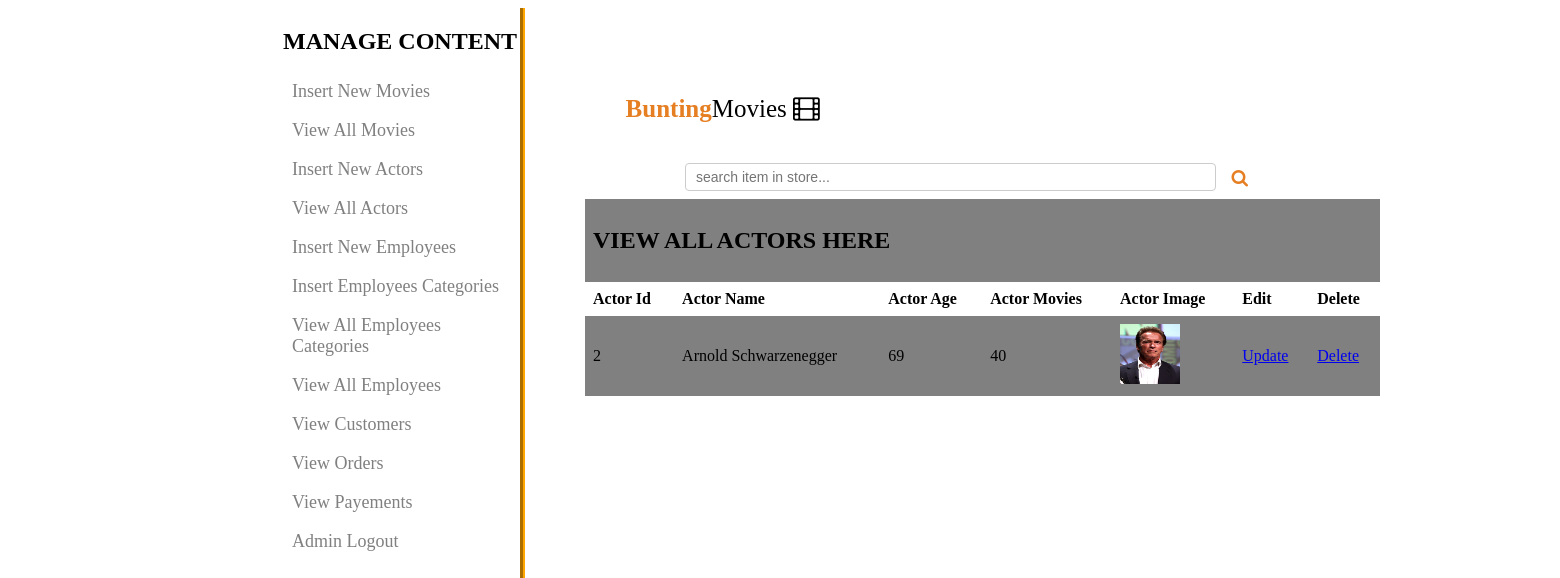
The app's page /admin/admin.php?view_actors (signed in) with its own data.
### tables this page shows
CREATE TABLE IF NOT EXISTS `actor` (
  `actor_id` int(11) NOT NULL AUTO_INCREMENT,
  `actor_name` varchar(50) NOT NULL,
  `actor_age` int(11) NOT NULL,
  `actor_movieNumber` int(11) NOT NULL,
  `actor_img` varchar(1000) NOT NULL,
  PRIMARY KEY (`actor_id`)
);

### admin/view_actors.php (the view, shortened to what this page needs)
<?php
if(!isset($_SESSION['username']))
{
echo "<script>window.open('index.php?not_admin=You are not an Admin','_self')</script>";
}
else
{
?>
<div class="menubar">
    <div class="search-container" style="margin-left:200px;">
                <form method="get" action="admin.php"  >
                        <input type="text" name="search3" placeholder="search item in store..."></input>
                        <button type="submit" name="btnSearch3" class="search-button"><i class="fa fa-search fa-lg" aria-hidden="true"></i></button>
                    </form>
    </div>
    </div>
<table width="795" align="center" bgcolor="gray" style="margin-left:100px;">
	<tr align="center">
		<td colspan="6"><h2>VIEW ALL ACTORS HERE</h2></td>
	</tr>
    <tr align="center" >
    	<th>Actor Id</th>
    	<th>Actor Name</th>
    	<th>Actor Age</th>
      <th>Actor Movies</th>
    	<th>Actor Image</th>
    	<th>Edit</th>
    	<th>Delete</th>
    </tr>
    <?php
     include ("php/server.php");
     $q1=" select * from actor ";
     $stmt = $conn->prepare($q1);
     $stmt->execute();
    while( $result = $stmt->fetch(PDO::FETCH_OBJ))
	{
	 $actor_id = $result->actor_id;
	 $actor_name = $result->actor_name;
   $actor_age = $result->actor_age;
   $actor_movies = $result->actor_movieNumber;
   $actor_image = $result->actor_img;
    ?>
    <tr align="center">
    	<td><?php echo $actor_id?></td>
    	<td><?php echo $actor_name?></td>
    	<td><?php echo $actor_age?></td>
    	<td><?php echo $actor_movies?></td>
    	<td><?php echo "<img src='actor_images/$actor_image' style='width:60px; height:60px;'>" ?></td>
    	<td><a href="admin.php?edit_act=<?php echo $actor_id;?>">Update</a></td>
    	<td><a href="delete_act.php?delete_act=<?php echo $actor_id;?>">Delete</a></td>
    <?php } ?>
    </tr>
</table>
<?php }?>

### admin/style/styles.css (style rules this page uses)
.search-container { width: 80%; }
.search-container input[type=text] { width: 80%; padding: 5px 10px; margin: 8px 0; display: inline-block; border: 1px solid #ccc; font-size: 14px; border-radius: 4px; }
.search-button { width: 40px; height: 40px; color: #e67e22; cursor: pointer; border: none; background-color: #fff; }
table { border-collapse: collapse; }
th, td { text-align: left; padding: 8px; }
tr:nth-child(odd) { background-color: gray; }
tr:nth-child(even) { background-color: white; }

### records on screen
actor: actor_id "2", actor_name "Arnold Schwarzenegger", actor_age "69", actor_movieNumber "40", actor_img (picture)
